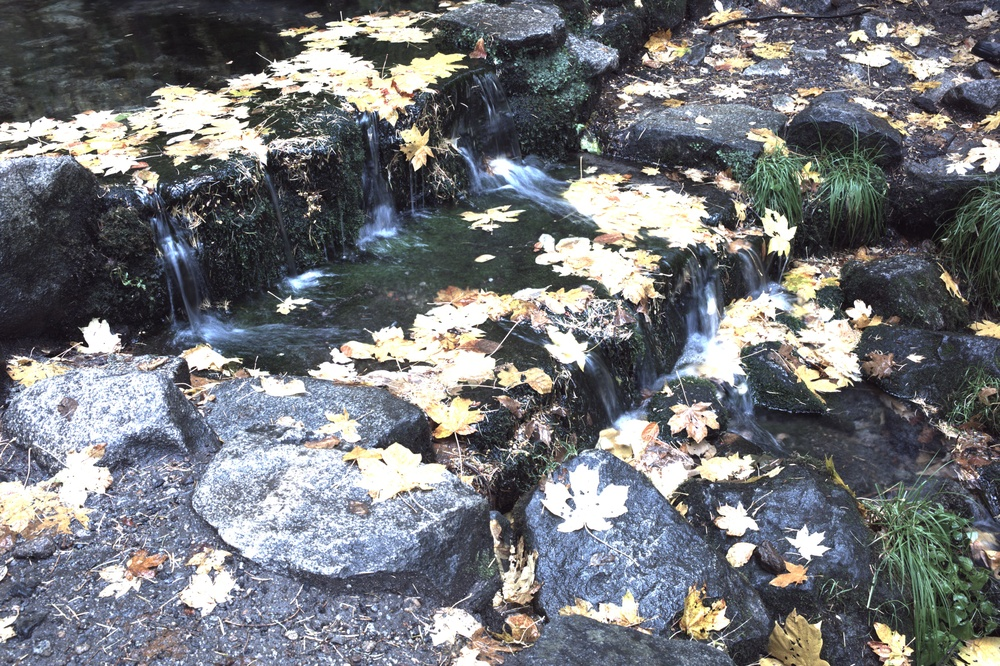
#> input picture HW1/L1004220.JPG, 1000 x 666 px, shrunk from 5216 x 3472 before the run; the run also reads 1 picture not shown here
$ python test.py
#> lines starting #> are read from the running program, lines starting #| are printed output that depends on the picture; long printed decimals are rounded
import numpy as np
import cv2

def mse(img1, img2):
   h, w = img1.shape
   diff = cv2.subtract(img1, img2)
   err = np.sum(diff**2)
   mse = err/(float(h*w))
   return mse

filenames = ["L1004220.JPG", "L1004235.JPG", "L1004432.JPG"]
for filename in filenames:
    # read image
    img1 = cv2.imread(filename)
#> img1 is the input picture: shape (666, 1000, 3); mean B, G, R 122.2, 118.4, 116.3
    img2 = cv2.imread("solution_images/"+filename)
    # extract color channels
    (B1, G1, R1) = cv2.split(img1)
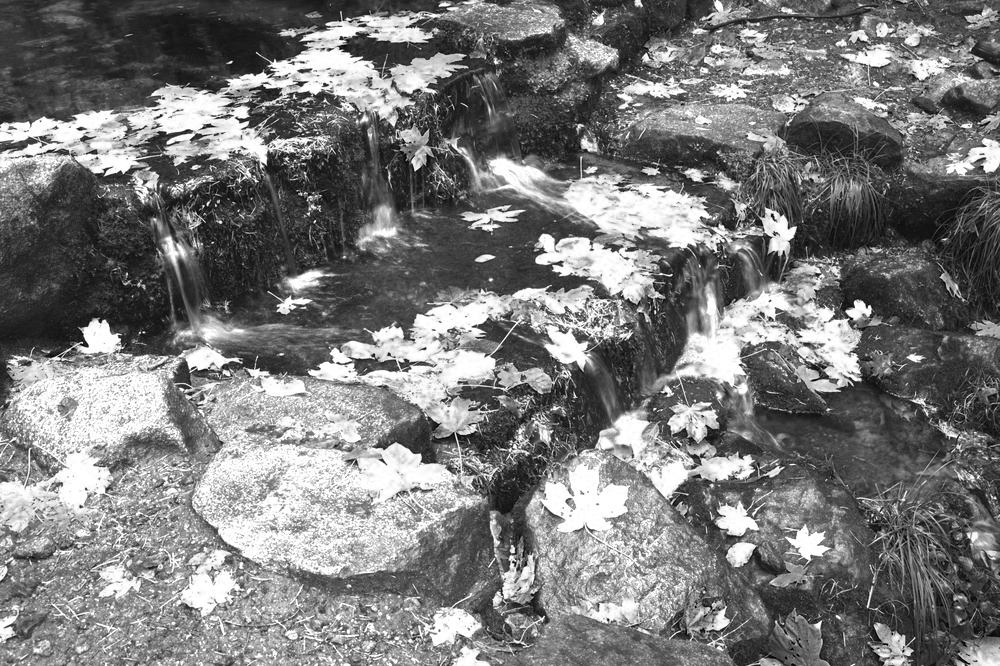
#> B1: shape (666, 1000); min 0, max 255, mean 122.2
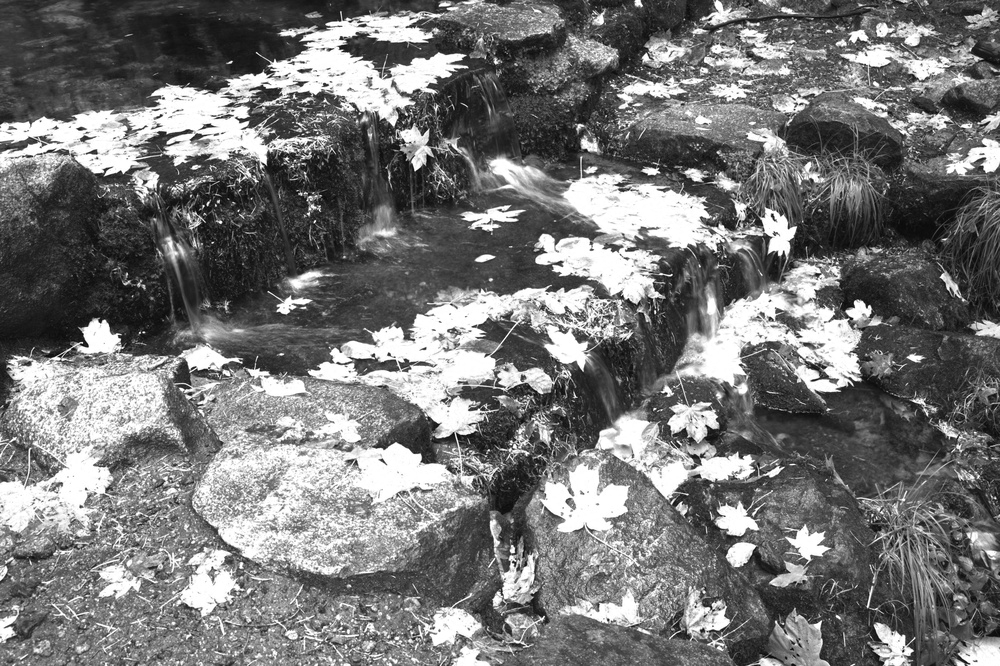
#> G1: shape (666, 1000); min 0, max 255, mean 118.4
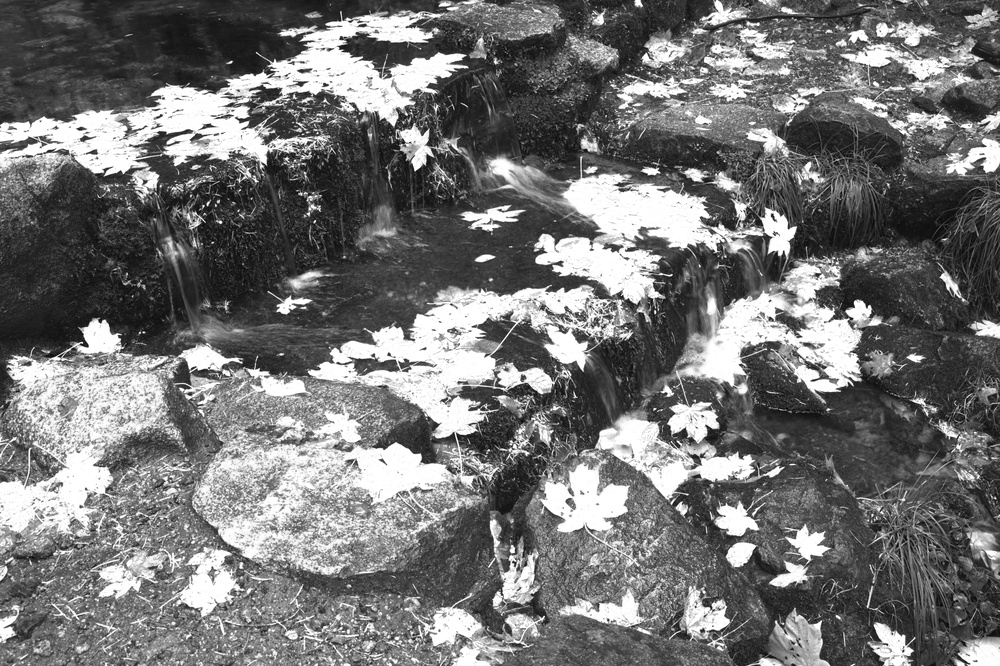
#> R1: shape (666, 1000); min 0, max 255, mean 116.3
    (B2, G2, R2) = cv2.split(img2)
    # get grayscale
    img1_g = cv2.cvtColor(img1, cv2.COLOR_BGR2GRAY)
    img2_g = cv2.cvtColor(img2, cv2.COLOR_BGR2GRAY)
    # display errors
    print()
    print(filename)
    print("TOTAL", mse(img1_g, img2_g),"%")
#> in mse, `diff = cv2.subtract(img1, img2)`:
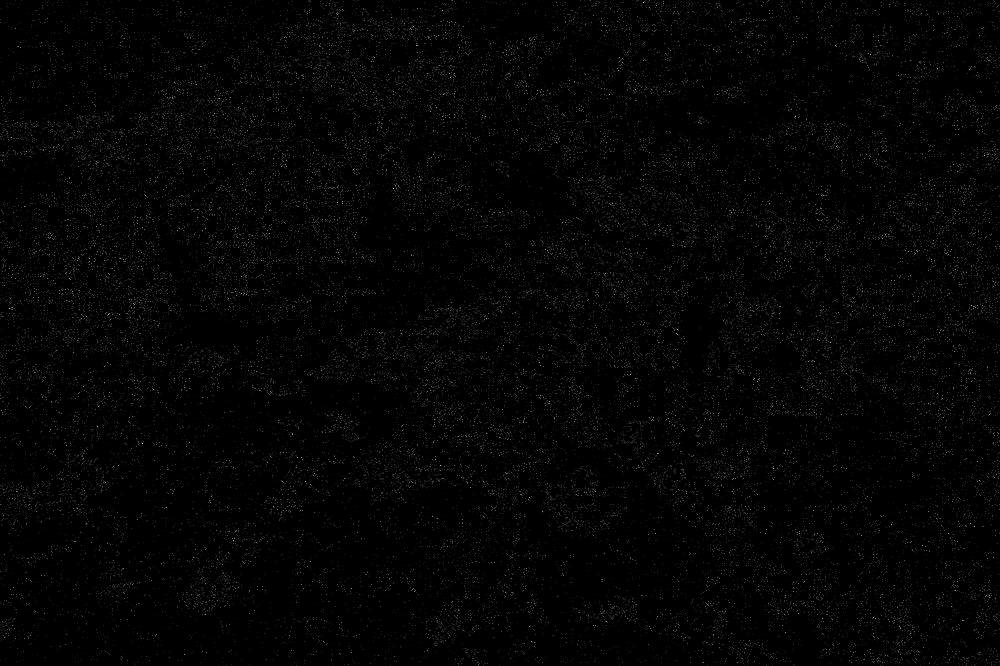
#> diff: shape (666, 1000); min 0, max 9, mean 0.127; drawn with min black and max white
#> in mse, `err = np.sum(diff**2)`: err = 165951
#> in mse, `mse = err/(float(h*w))`: mse = 0.249
#| TOTAL 0.2492 %
    print("R", mse(R1, R2),"%")
#| R 0.4465 %
    print("G", mse(G1, G2),"%")
#| G 0.3242 %
    print("B", mse(B1, B2),"%")
#> in mse (call 4), `diff = cv2.subtract(img1, img2)`:
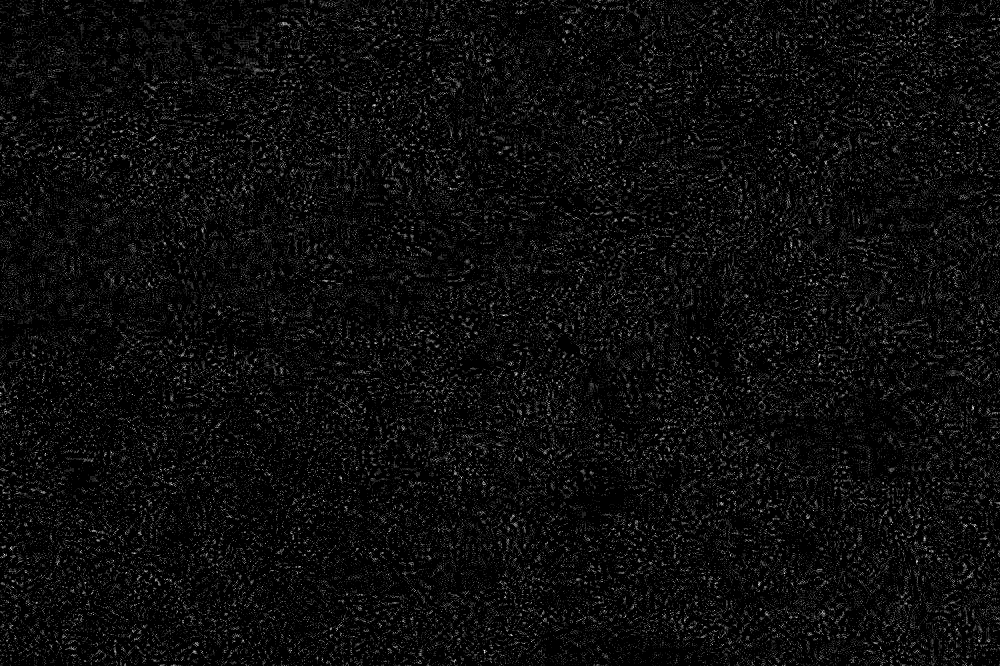
#> diff: shape (666, 1000); min 0, max 15, mean 0.717; drawn with min black and max white
#> in mse (call 4), `err = np.sum(diff**2)`: err = 1634609
#> in mse (call 4), `mse = err/(float(h*w))`: mse = 2.45
#| B 2.454 %
#> pass 2 of the loop `for filename in filenames:`:
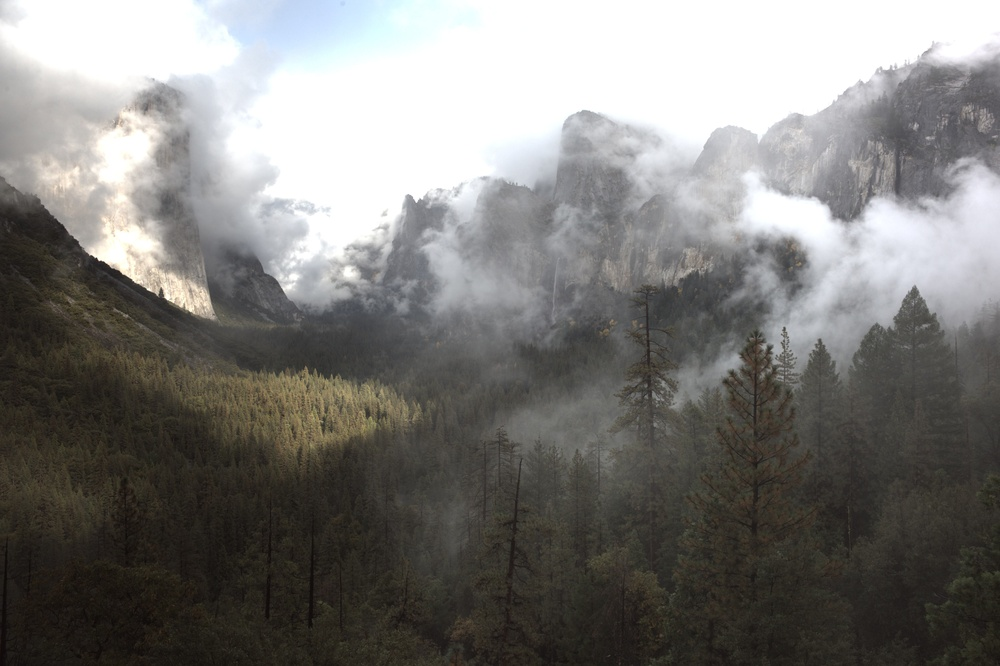
#> input picture HW1/L1004235.JPG, 1000 x 666 px, shrunk from 5216 x 3472 before the run
#> img1 is the input picture: shape (666, 1000, 3); mean B, G, R 120.6, 123.3, 124.7
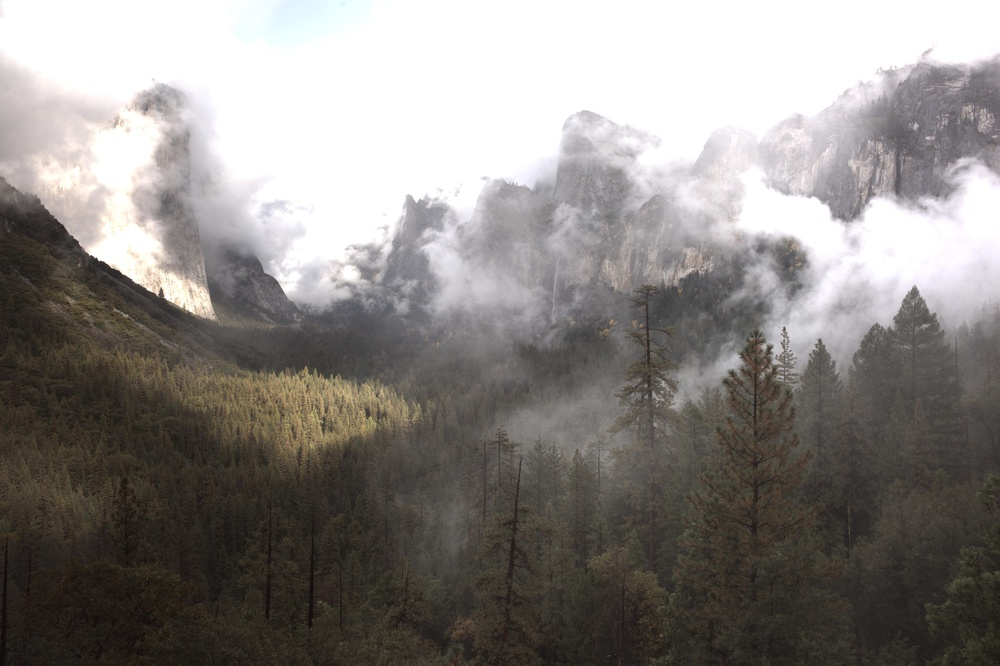
#> input picture HW1/solution_images/L1004235.JPG, 1000 x 666 px, shrunk from 5216 x 3472 before the run
#> img2 is the input picture: shape (666, 1000, 3); mean B, G, R 130.6, 133.8, 137.7
#| TOTAL 0.002362 %
#> in mse (call 6), `diff = cv2.subtract(img1, img2)`:
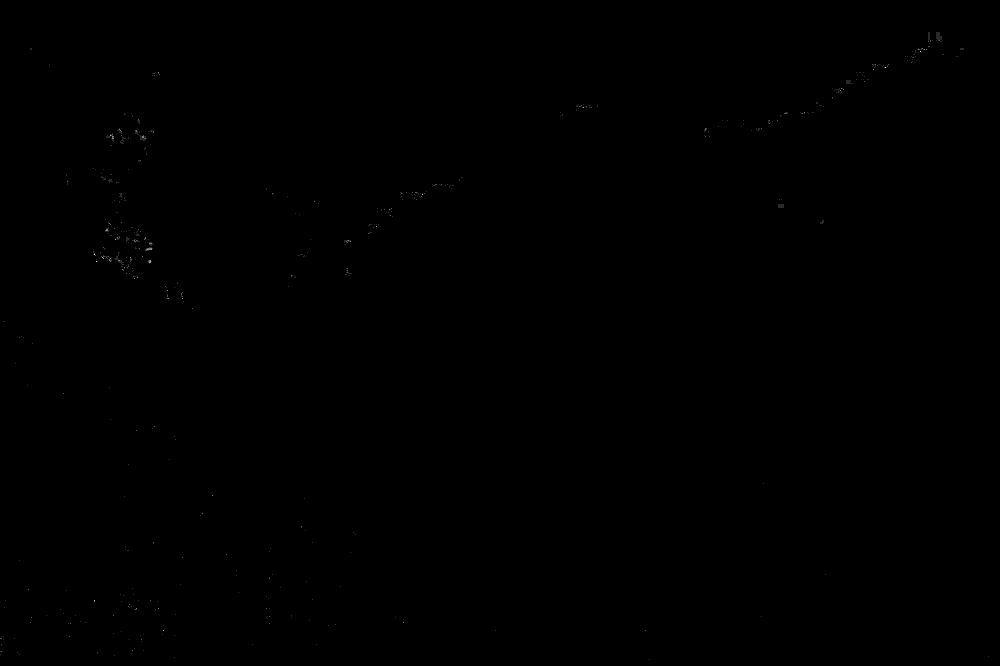
#> diff: shape (666, 1000); min 0, max 6, mean 0.00218; drawn with min black and max white
#> err = 2426
#> mse = 0.00364
#| R 0.003643 %
#| G 0.004176 %
#| B 0.01081 %
#> pass 3 of the loop `for filename in filenames:`:
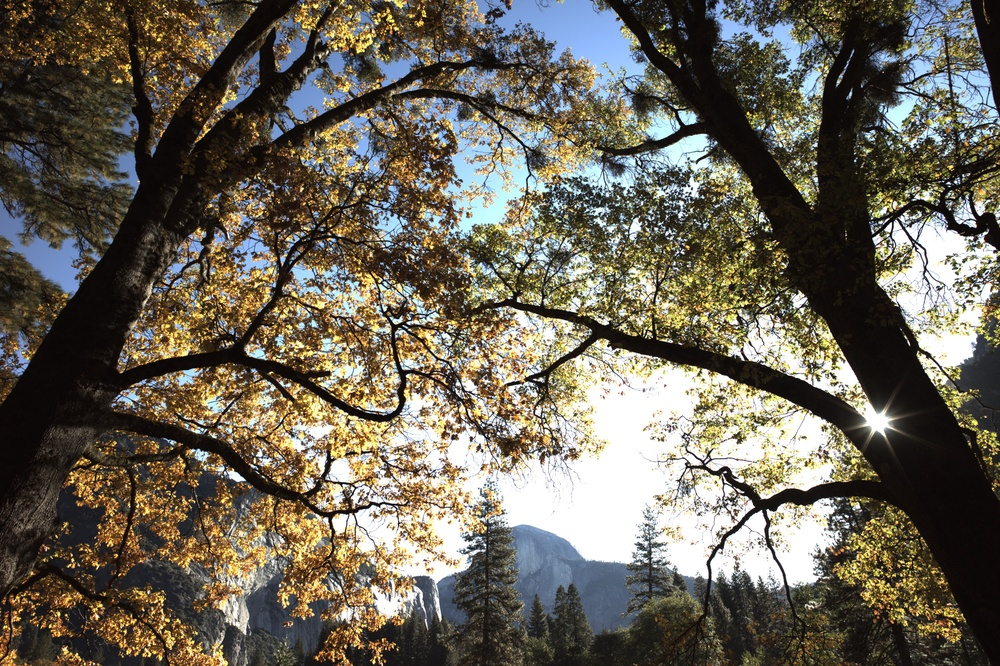
#> input picture HW1/L1004432.JPG, 1000 x 666 px, shrunk from 5216 x 3472 before the run
#> img1 is the input picture: shape (666, 1000, 3); mean B, G, R 88, 100.8, 106.3
#> `(B1, G1, R1) = cv2.split(img1)`:
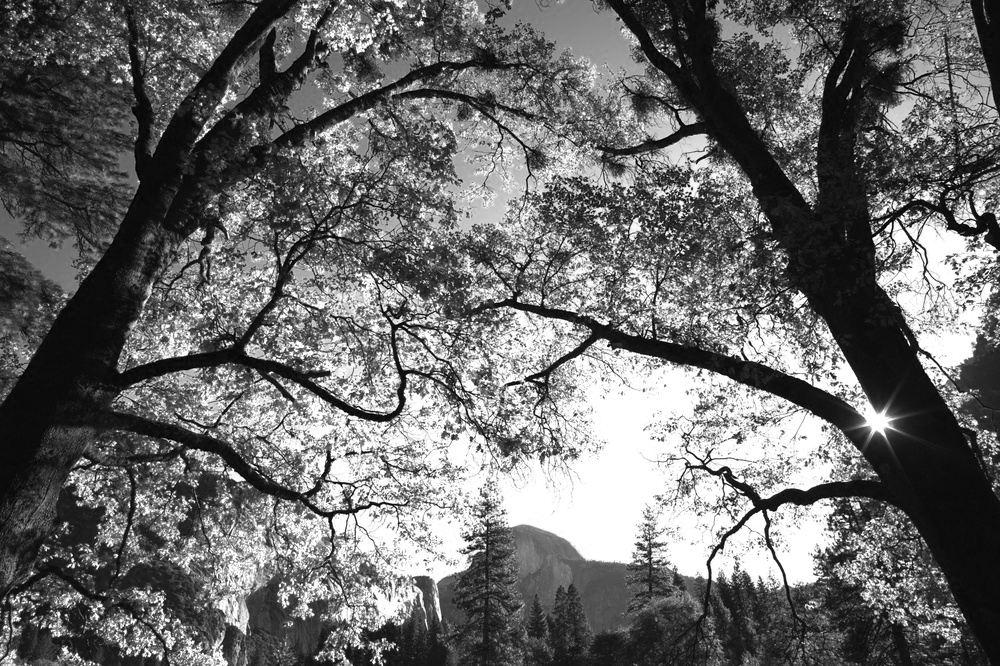
#> R1: shape (666, 1000); min 0, max 255, mean 106.3
#| TOTAL 0.2752 %
#| R 0.5918 %
#| G 0.4613 %
#> in mse (call 12), `diff = cv2.subtract(img1, img2)`:
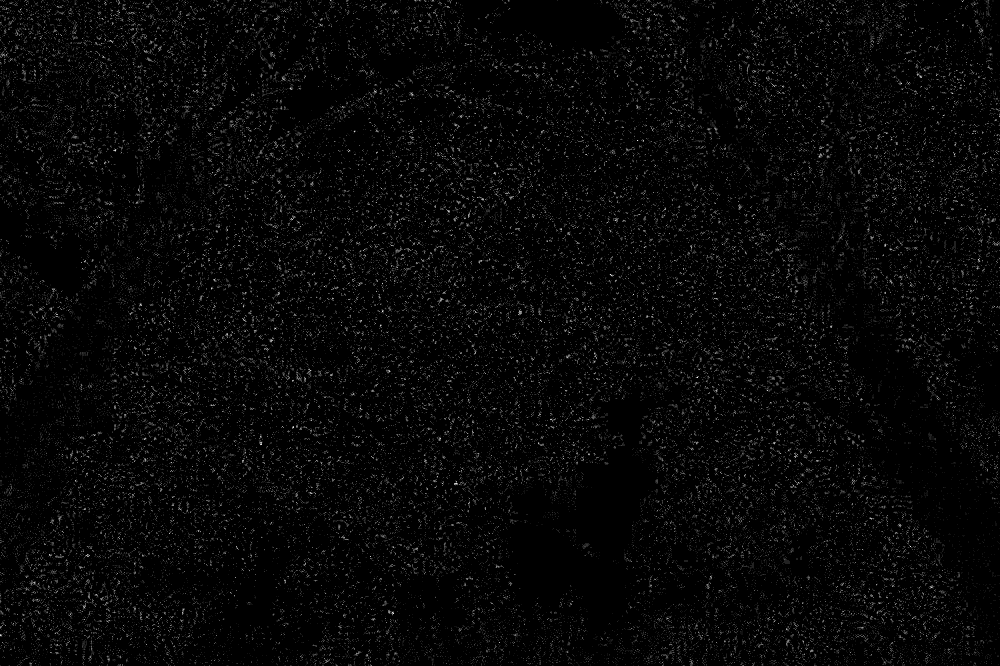
#> diff: shape (666, 1000); min 0, max 15, mean 0.411; drawn with min black and max white
#> err = 954890
#> mse = 1.43
#| B 1.434 %
